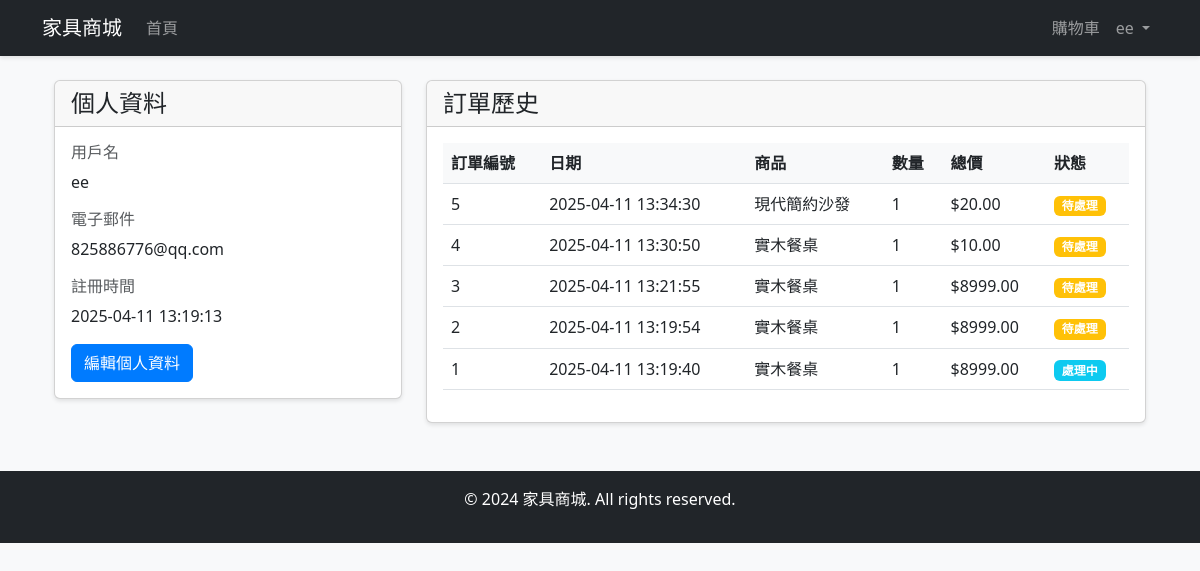
The page /profile (signed in) on the database its author committed.
### app.py (models this page shows)
class User(UserMixin, db.Model):
    id = db.Column(db.Integer, primary_key=True)
    username = db.Column(db.String(80), unique=True, nullable=False)
    password_hash = db.Column(db.String(120), nullable=False)
    email = db.Column(db.String(120), unique=True, nullable=False)
    created_at = db.Column(db.DateTime, nullable=False, default=datetime.utcnow)
    orders = db.relationship('Order', backref='user', lazy=True)

class Order(db.Model):
    id = db.Column(db.Integer, primary_key=True)
    user_id = db.Column(db.Integer, db.ForeignKey('user.id'), nullable=False)
    created_at = db.Column(db.DateTime, nullable=False, default=datetime.utcnow)
    total_price = db.Column(db.Float, nullable=False)
    status = db.Column(db.String(20), default='pending')  # pending, processing, completed, cancelled
    items = db.relationship('OrderItem', backref='order', lazy=True)

class OrderItem(db.Model):
    id = db.Column(db.Integer, primary_key=True)
    order_id = db.Column(db.Integer, db.ForeignKey('order.id'), nullable=False)
    product_id = db.Column(db.Integer, db.ForeignKey('product.id'), nullable=False)
    quantity = db.Column(db.Integer, nullable=False)
    price = db.Column(db.Float, nullable=False)

class Product(db.Model):
    id = db.Column(db.Integer, primary_key=True)
    name = db.Column(db.String(100), nullable=False)
    description = db.Column(db.Text, nullable=False)
    price = db.Column(db.Float, nullable=False)
    image_url = db.Column(db.String(200))
    category = db.Column(db.String(50))
    stock = db.Column(db.Integer, default=0)
    order_items = db.relationship('OrderItem', backref='product', lazy=True)

### app.py (the view)
@app.route('/profile')
@login_required
def profile():
    orders = Order.query.filter_by(user_id=current_user.id).order_by(Order.created_at.desc()).all()
    return render_template('profile.html', orders=orders)

### app.py (called while the page is built)
@login_manager.user_loader
def load_user(user_id):
    return User.query.get(int(user_id))

### templates/profile.html
{% extends "base.html" %}
{% block content %}
<div class="container">
    <div class="row">
        <div class="col-md-4">
            <div class="card mb-4">
                <div class="card-header">
                    <h4 class="mb-0">個人資料</h4>
                </div>
                <div class="card-body">
                    <div class="mb-3">
                        <h6 class="text-muted">用戶名</h6>
                        <p>{{ current_user.username }}</p>
                    </div>
                    <div class="mb-3">
                        <h6 class="text-muted">電子郵件</h6>
                        <p>{{ current_user.email }}</p>
                    </div>
                    <div class="mb-3">
                        <h6 class="text-muted">註冊時間</h6>
                        <p>{{ current_user.created_at.strftime('%Y-%m-%d %H:%M:%S') }}</p>
                    </div>
                    <a href="{{ url_for('edit_profile') }}" class="btn btn-primary">編輯個人資料</a>
                </div>
            </div>
        </div>
        <div class="col-md-8">
            <div class="card">
                <div class="card-header">
                    <h4 class="mb-0">訂單歷史</h4>
                </div>
                <div class="card-body">
                    {% if orders %}
                        <div class="table-responsive">
                            <table class="table">
                                <thead>
                                    <tr>
                                        <th>訂單編號</th>
                                        <th>日期</th>
                                        <th>商品</th>
                                        <th>數量</th>
                                        <th>總價</th>
                                        <th>狀態</th>
                                    </tr>
                                </thead>
                                <tbody>
                                    {% for order in orders %}
                                    <tr>
                                        <td>{{ order.id }}</td>
                                        <td>{{ order.created_at.strftime('%Y-%m-%d %H:%M:%S') }}</td>
                                        <td>
                                            {% for item in order.items %}
                                                {{ item.product.name }}<br>
                                            {% endfor %}
                                        </td>
                                        <td>
                                            {% for item in order.items %}
                                                {{ item.quantity }}<br>
                                            {% endfor %}
                                        </td>
                                        <td>${{ "%.2f"|format(order.total_price) }}</td>
                                        <td>
                                            {% if order.status == 'pending' %}
                                                <span class="badge bg-warning">待處理</span>
                                            {% elif order.status == 'processing' %}
                                                <span class="badge bg-info">處理中</span>
                                            {% elif order.status == 'completed' %}
                                                <span class="badge bg-success">已完成</span>
                                            {% elif order.status == 'cancelled' %}
                                                <span class="badge bg-danger">已取消</span>
                                            {% endif %}
                                        </td>
                                    </tr>
                                    {% endfor %}
                                </tbody>
                            </table>
                        </div>
                    {% else %}
                        <p class="text-center text-muted">您還沒有任何訂單記錄</p>
                    {% endif %}
                </div>
            </div>
        </div>
    </div>
</div>
{% endblock %}

### templates/base.html (shortened to what this page needs)
<!DOCTYPE html>
<html lang="zh-TW">
<head>
    <link href="https://cdn.jsdelivr.net/npm/bootstrap@5.3.0/dist/css/bootstrap.min.css" rel="stylesheet">
    <link rel="stylesheet" href="{{ url_for('static', filename='css/style.css') }}">
</head>
<body>
    <nav class="navbar navbar-expand-lg navbar-dark bg-dark">
        <div class="container">
            <a class="navbar-brand" href="{{ url_for('index') }}">家具商城</a>
            <div class="collapse navbar-collapse" id="navbarNav">
                <ul class="navbar-nav me-auto">
                    <li class="nav-item">
                        <a class="nav-link" href="{{ url_for('index') }}">首頁</a>
                    </li>
                </ul>
                <ul class="navbar-nav">
                    {% if current_user.is_authenticated %}
                    <li class="nav-item">
                        <a class="nav-link" href="{{ url_for('cart') }}">購物車</a>
                    </li>
                    <li class="nav-item dropdown">
                        <a class="nav-link dropdown-toggle" href="#" id="navbarDropdown" role="button" data-bs-toggle="dropdown" aria-expanded="false">
                            {{ current_user.username }}
                        </a>
                    </li>
                    {% endif %}
                </ul>
            </div>
        </div>
    </nav>
    <div class="container mt-4">
        {% block content %}{% endblock %}
    </div>
    <footer class="bg-dark text-white mt-5 py-3">
        <div class="container text-center">
            <p>&copy; 2024 家具商城. All rights reserved.</p>
        </div>
    </footer>
</body>
</html>

### static/css/style.css (style rules this page uses)
body { background-color: #f8f9fa; }
.navbar { box-shadow: 0 2px 4px rgba(0,0,0,.1); }
.card { transition: transform 0.2s; box-shadow: 0 2px 4px rgba(0,0,0,.1); }
.table th { background-color: #f8f9fa; }
.btn-primary { background-color: #007bff; border-color: #007bff; }

### rows shown on the page
User: username "ee", email "825886776@qq.com", created_at "2025-04-11 13:19:13"
Order: id "5", created_at "2025-04-11 13:34:30", total_price "20.00", status "待處理"
OrderItem: product.name "現代簡約沙發", quantity "1"
Order: id "4", created_at "2025-04-11 13:30:50", total_price "10.00", status "待處理"
OrderItem: product.name "實木餐桌", quantity "1"
Order: id "3", created_at "2025-04-11 13:21:55", total_price "8999.00", status "待處理"
OrderItem: product.name "實木餐桌", quantity "1"
Order: id "2", created_at "2025-04-11 13:19:54", total_price "8999.00", status "待處理"
OrderItem: product.name "實木餐桌", quantity "1"
Order: id "1", created_at "2025-04-11 13:19:40", total_price "8999.00", status "處理中"
OrderItem: product.name "實木餐桌", quantity "1"
